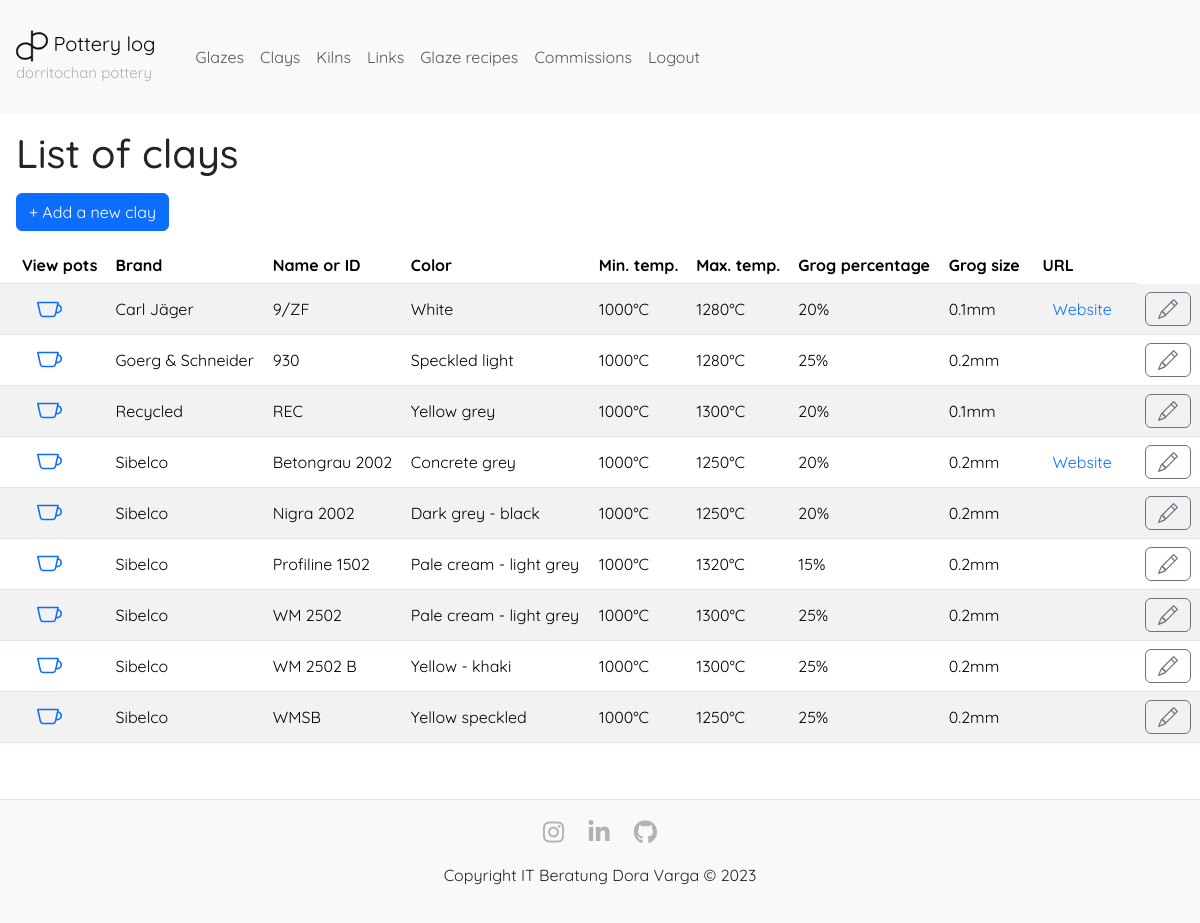
The app's page /viewclays (signed in), older data.
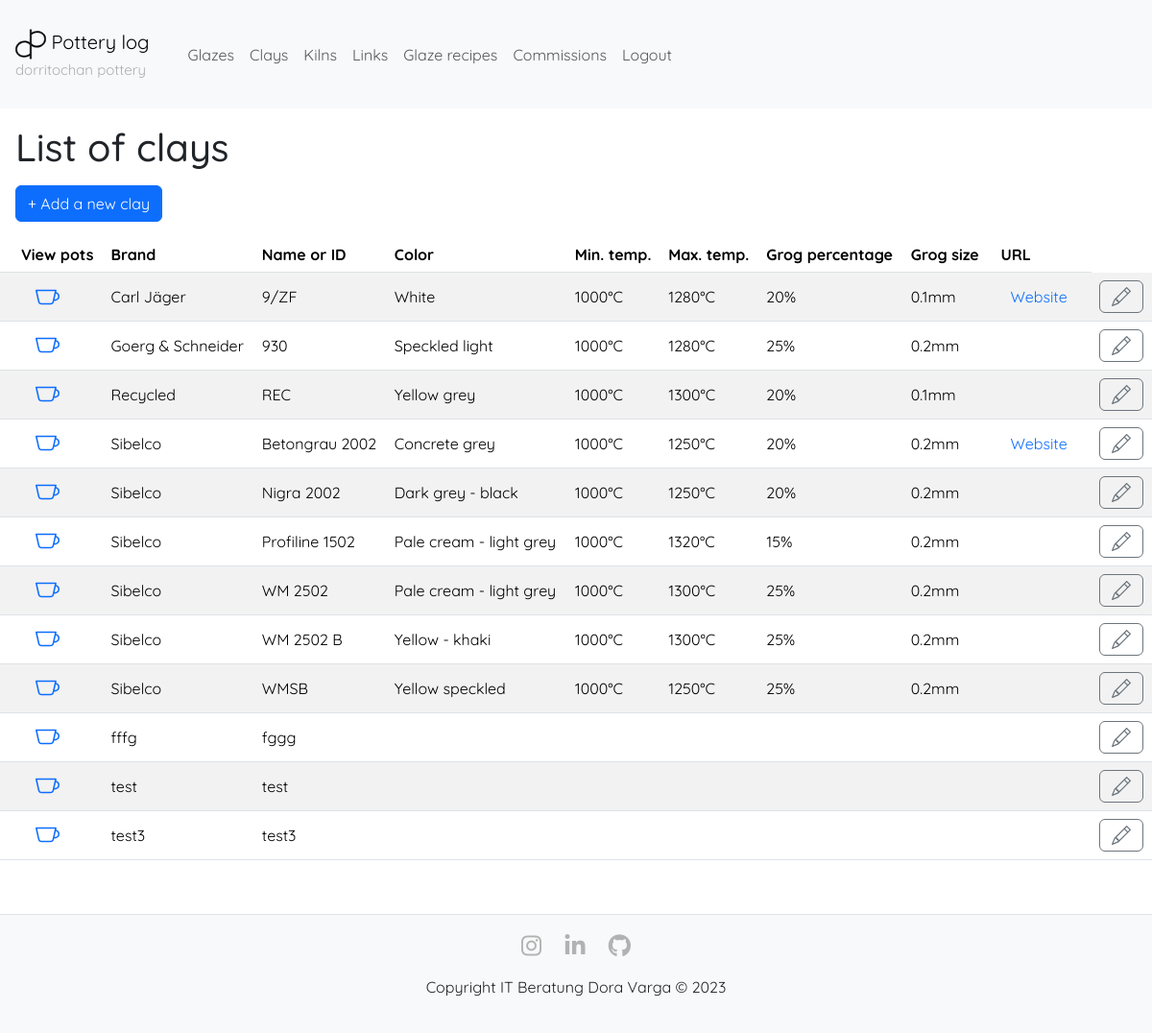
The same page, newer data.
### app/models.py (models this page shows, shortened)
class Clay(db.Model):
    __tablename__ = 'clay'
    id = db.Column(db.Integer, primary_key=True)
    brand = db.Column(db.String(140), index=True)
    name_id = db.Column(db.String(140), index=True)
    color = db.Column(db.String(140))
    temp_min = db.Column(db.Integer) # in °C
    temp_max = db.Column(db.Integer) # in °C
    grog_percent = db.Column(db.Integer) # in %
    grog_size_max = db.Column(db.Float) # in mm
    url = db.Column(db.String)
    pots = db.relationship('Pot', backref='made_with_clay', lazy='dynamic')

### app/controller.py (the view)
@app.route('/viewclays')
@login_required
def view_clays():
    clays = Clay.query.order_by(Clay.brand, Clay.name_id).all()
    clay_form = AddClayForm()
    return render_template('viewclays.html', title='List of clays', clays=clays, clay_form=clay_form)

### app/models.py (called while the page is built)
@login.user_loader
def load_user(id):
    return User.query.get(int(id))

### app/templates/viewclays.html (shortened to what this page needs)
{% extends 'layout.html' %}
{% block main %}
<h1 class="m-3">List of clays</h1>
<div class="m-3">
    <button id="add-new-clay" type="button" class="btn btn-primary" data-toggle="modal" data-target="#modal-add-edit-clay" data-reload-page="true">&plus; Add a new clay</button>
</div>
<table class="table table-striped table-hover-color table-hover">
    <thead>
        <tr>
            <th>View pots</th>
            <th>Brand</th>
            <th>Name or ID</th>
            <th>Color</th>
            <th>Min. temp.</th>
            <th>Max. temp.</th>
            <th>Grog percentage</th>
            <th>Grog size</th>
            <th style="padding: 8px 13px;">URL</th>
        </tr>
    </thead>
    <tbody>
        {% for clay in clays %}
        <tr>
            <td class="vertical-center">
                <a href="{{ url_for('show_clay', clay_id=clay.id) }}" class="hover-border-link">
                </a>
            </td>
            <td class="vertical-center">{{ clay.brand or '' }}</td>
            <td class="vertical-center">{{ clay.name_id or '' }}</td>
            <td class="vertical-center">{{ clay.color or '' }}</td>
            <td class="vertical-center">{{ clay.temp_min ~ '°C' if clay.temp_min else '' }}</td>
            <td class="vertical-center">{{ clay.temp_max ~ '°C' if clay.temp_max else '' }}</td>
            <td class="vertical-center">{{ clay.grog_percent ~ '%' if clay.grog_percent else '' }}</td>
            <td class="vertical-center">{{ clay.grog_size_max ~ 'mm' if clay.grog_size_max else '' }}</td>
            <td class="vertical-center">
                {% if clay.url %}
                    <a class="hover-border-link" href="{{ clay.url }}" target="_blank">
                        Website
                    </a>
                {% endif %}
            </td>
            <td>
                <button type="button" class="btn btn-outline-secondary" id="open-modal-edit-item-{{ clay.id }}" data-toggle="modal" data-target="#modal-add-edit-clay" data-reload-page="true" data-itemtype="clay">
                </button>
            </td>
        </tr>
        {% endfor %}
    </tbody>
</table>
{% endblock %}

Row changes from the older to the newer data that the page shows:
added Clay: brand "fffg", name "fggg"
added Clay: brand "test", name "test"
added Clay: brand "test3", name "test3"
